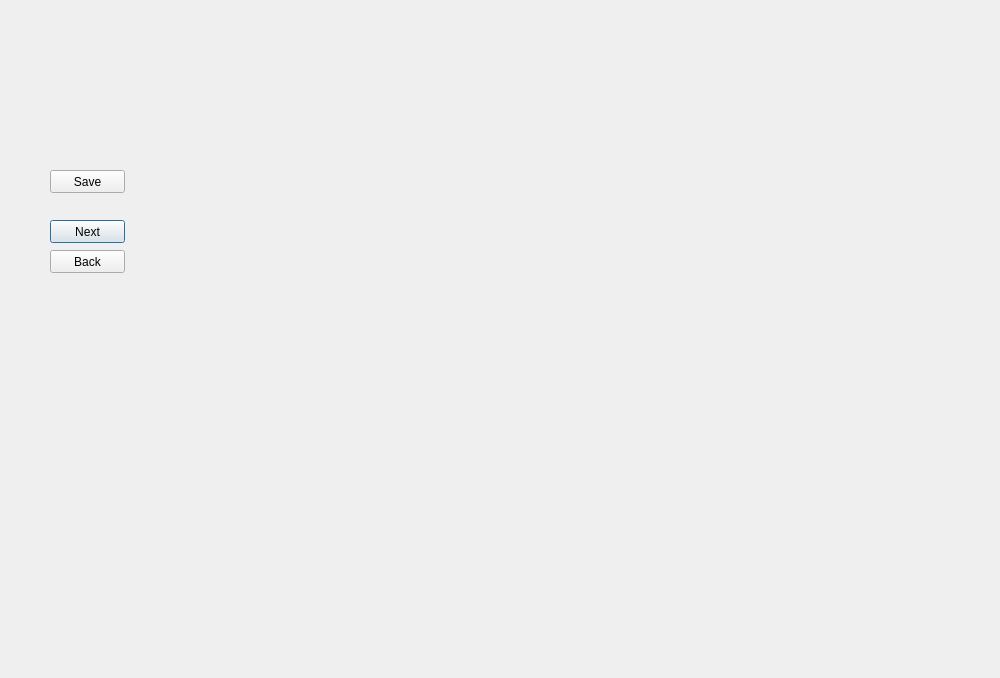
<?xml version="1.0" encoding="UTF-8"?>
<ui version="4.0">
 <class>Dialog</class>
 <widget class="QDialog" name="Dialog">
  <property name="windowModality">
   <enum>Qt::ApplicationModal</enum>
  </property>
  <property name="geometry">
   <rect>
    <x>0</x>
    <y>0</y>
    <width>1000</width>
    <height>678</height>
   </rect>
  </property>
  <property name="windowTitle">
   <string>Dialog</string>
  </property>
  <widget class="QPushButton" name="NextButton">
   <property name="geometry">
    <rect>
     <x>50</x>
     <y>220</y>
     <width>75</width>
     <height>23</height>
    </rect>
   </property>
   <property name="text">
    <string>Next</string>
   </property>
  </widget>
  <widget class="QPushButton" name="BackButton">
   <property name="geometry">
    <rect>
     <x>50</x>
     <y>250</y>
     <width>75</width>
     <height>23</height>
    </rect>
   </property>
   <property name="text">
    <string>Back</string>
   </property>
  </widget>
  <widget class="QLabel" name="Image_num_label">
   <property name="geometry">
    <rect>
     <x>160</x>
     <y>60</y>
     <width>47</width>
     <height>13</height>
    </rect>
   </property>
   <property name="text">
    <string/>
   </property>
  </widget>
  <widget class="QPushButton" name="SaveButton">
   <property name="geometry">
    <rect>
     <x>50</x>
     <y>170</y>
     <width>75</width>
     <height>23</height>
    </rect>
   </property>
   <property name="text">
    <string>Save</string>
   </property>
   <property name="shortcut">
    <string>S</string>
   </property>
  </widget>
  <widget class="QLabel" name="saving_status_label">
   <property name="geometry">
    <rect>
     <x>40</x>
     <y>30</y>
     <width>381</width>
     <height>16</height>
    </rect>
   </property>
   <property name="font">
    <font>
     <family>Garamond</family>
     <pointsize>9</pointsize>
     <weight>50</weight>
     <bold>false</bold>
    </font>
   </property>
   <property name="text">
    <string/>
   </property>
  </widget>
  <widget class="QLabel" name="img_name_label">
   <property name="geometry">
    <rect>
     <x>40</x>
     <y>10</y>
     <width>901</width>
     <height>20</height>
    </rect>
   </property>
   <property name="font">
    <font>
     <family>Garamond</family>
     <pointsize>11</pointsize>
     <weight>75</weight>
     <bold>true</bold>
    </font>
   </property>
   <property name="text">
    <string/>
   </property>
  </widget>
  <widget class="QLabel" name="NextTimeSeries_1">
   <property name="geometry">
    <rect>
     <x>160</x>
     <y>80</y>
     <width>250</width>
     <height>250</height>
    </rect>
   </property>
   <property name="text">
    <string/>
   </property>
   <property name="pixmap">
    <pixmap>cache/no_image_available.jpg</pixmap>
   </property>
   <property name="scaledContents">
    <bool>true</bool>
   </property>
  </widget>
  <widget class="QLabel" name="PrevTimeSeries_1">
   <property name="geometry">
    <rect>
     <x>160</x>
     <y>370</y>
     <width>250</width>
     <height>250</height>
    </rect>
   </property>
   <property name="text">
    <string/>
   </property>
   <property name="pixmap">
    <pixmap>cache/no_image_available.jpg</pixmap>
   </property>
   <property name="scaledContents">
    <bool>true</bool>
   </property>
  </widget>
  <widget class="QLabel" name="PrevTimeSeries_2">
   <property name="geometry">
    <rect>
     <x>415</x>
     <y>370</y>
     <width>250</width>
     <height>250</height>
    </rect>
   </property>
   <property name="text">
    <string/>
   </property>
   <property name="pixmap">
    <pixmap>cache/no_image_available.jpg</pixmap>
   </property>
   <property name="scaledContents">
    <bool>true</bool>
   </property>
  </widget>
  <widget class="QLabel" name="PrevTimeSeries_3">
   <property name="geometry">
    <rect>
     <x>675</x>
     <y>370</y>
     <width>250</width>
     <height>250</height>
    </rect>
   </property>
   <property name="text">
    <string/>
   </property>
   <property name="pixmap">
    <pixmap>cache/no_image_available.jpg</pixmap>
   </property>
   <property name="scaledContents">
    <bool>true</bool>
   </property>
  </widget>
  <widget class="QLabel" name="NextTimeSeries_2">
   <property name="geometry">
    <rect>
     <x>415</x>
     <y>80</y>
     <width>250</width>
     <height>250</height>
    </rect>
   </property>
   <property name="text">
    <string/>
   </property>
   <property name="pixmap">
    <pixmap>cache/no_image_available.jpg</pixmap>
   </property>
   <property name="scaledContents">
    <bool>true</bool>
   </property>
  </widget>
  <widget class="QLabel" name="NextTimeSeries_3">
   <property name="geometry">
    <rect>
     <x>675</x>
     <y>80</y>
     <width>250</width>
     <height>250</height>
    </rect>
   </property>
   <property name="text">
    <string/>
   </property>
   <property name="pixmap">
    <pixmap>cache/no_image_available.jpg</pixmap>
   </property>
   <property name="scaledContents">
    <bool>true</bool>
   </property>
  </widget>
  <widget class="QLabel" name="LabelPrevTimeSeries_1">
   <property name="geometry">
    <rect>
     <x>160</x>
     <y>352</y>
     <width>250</width>
     <height>16</height>
    </rect>
   </property>
   <property name="text">
    <string/>
   </property>
  </widget>
  <widget class="QLabel" name="LabelPrevTimeSeries_2">
   <property name="geometry">
    <rect>
     <x>415</x>
     <y>352</y>
     <width>250</width>
     <height>16</height>
    </rect>
   </property>
   <property name="text">
    <string/>
   </property>
  </widget>
  <widget class="QLabel" name="LabelPrevTimeSeries_3">
   <property name="geometry">
    <rect>
     <x>675</x>
     <y>352</y>
     <width>250</width>
     <height>16</height>
    </rect>
   </property>
   <property name="text">
    <string/>
   </property>
  </widget>
  <widget class="QLabel" name="LabelNextTimeSeries_1">
   <property name="geometry">
    <rect>
     <x>160</x>
     <y>65</y>
     <width>250</width>
     <height>16</height>
    </rect>
   </property>
   <property name="text">
    <string/>
   </property>
  </widget>
  <widget class="QLabel" name="LabelNextTimeSeries_2">
   <property name="geometry">
    <rect>
     <x>415</x>
     <y>65</y>
     <width>250</width>
     <height>16</height>
    </rect>
   </property>
   <property name="text">
    <string/>
   </property>
  </widget>
  <widget class="QLabel" name="LabelNextTimeSeries_3">
   <property name="geometry">
    <rect>
     <x>675</x>
     <y>65</y>
     <width>250</width>
     <height>16</height>
    </rect>
   </property>
   <property name="text">
    <string/>
   </property>
  </widget>
 </widget>
 <resources/>
 <connections/>
</ui>
